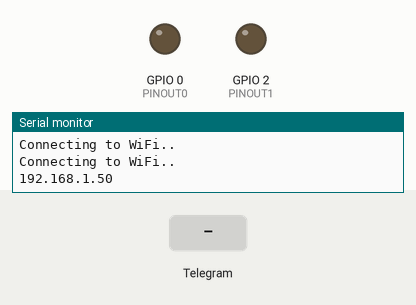
Bench run of a sketch on a simulated ESP8266 (NodeMCU). Parts: output pins drawn as LEDs (lit = HIGH), the last lines printed to the serial monitor. The test bench sets the inputs (shaded band). WiFi joins after 1.5 s; servers stay silent unless stated.

Above: at 3.2 s.
3.3 s: Telegram message "/on1" received
At 5.0 s:
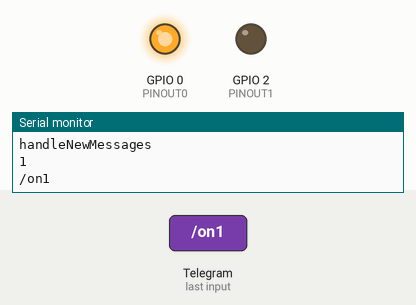
5.4 s: Telegram message "/on2" received
At 6.5 s:
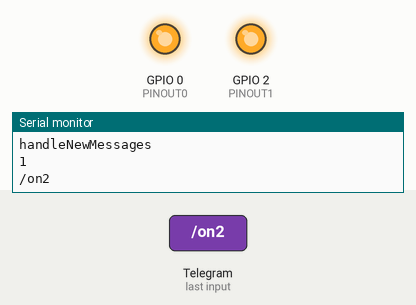
7.3 s: Telegram message "/off1" received
At 8.0 s:
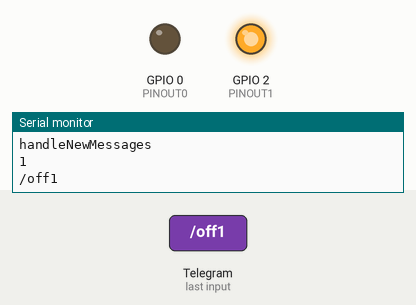
9.2 s: Telegram message "/off2" received
At 10.7 s:
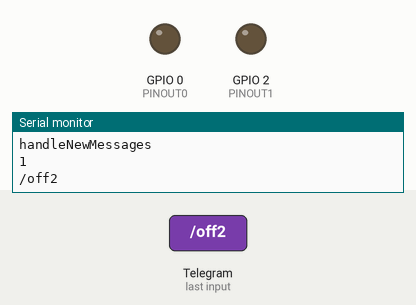
Timing chart, 0 to 12.1 s (numbered marks = the images above; inputs shaded):
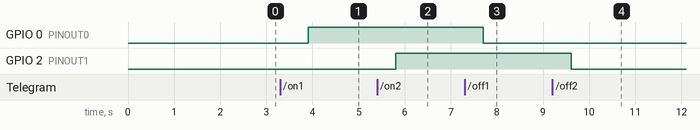

Measured:
- after the input at 3.3 s, GPIO 0 (PINOUT0): LOW → HIGH after 0.60 s
- after the input at 5.4 s, GPIO 2 (PINOUT1): LOW → HIGH after 0.41 s
- after the input at 7.3 s, GPIO 0 (PINOUT0): HIGH → LOW after 0.41 s
- after the input at 9.2 s, GPIO 2 (PINOUT1): HIGH → LOW after 0.41 s

The sketch:

telebot.ino
```cpp
/*
  Rui Santos
  Complete project details at https://RandomNerdTutorials.com/telegram-control-esp32-esp8266-nodemcu-outputs/

  Project created using Brian Lough's Universal Telegram Bot Library: https://github.com/witnessmenow/Universal-Arduino-Telegram-Bot
  Example based on the Universal Arduino Telegram Bot Library: https://github.com/witnessmenow/Universal-Arduino-Telegram-Bot/blob/master/examples/ESP8266/FlashLED/FlashLED.ino
*/

#ifdef ESP32
  #include <WiFi.h>
#else
  #include <ESP8266WiFi.h>
#endif
#include <WiFiClientSecure.h>
#include <UniversalTelegramBot.h>   // Universal Telegram Bot Library written by Brian Lough: https://github.com/witnessmenow/Universal-Arduino-Telegram-Bot
#include <ArduinoJson.h>

// Set debug
const bool DEBUG = true;

// Replace with your network credentials
const char* ssid = "aburumaisha";
const char* password = "thxtoalloh";

// Initialize Telegram BOT
#define BOTtoken "1506076448:AAGX91T49oMHYEnEXsWVY6D07Jem5hYenuk"  // your Bot Token (Get from Botfather)

// Use @myidbot to find out the chat ID of an individual or a group
// Also note that you need to click "start" on a bot before it can
// message you
#define CHAT_ID "998429121"

WiFiClientSecure client;
UniversalTelegramBot bot(BOTtoken, client);

// Checks for new messages every 1 second.
int botRequestDelay = 1000;
unsigned long lastTimeBotRan;

const int PINOUT0 = 0;
const int PINOUT1 = 2;
bool outState0 = LOW;
bool outState1 = LOW;

// Handle what happens when you receive new messages
void handleNewMessages(int numNewMessages) {

  if (DEBUG) {
    Serial.println("handleNewMessages");
    Serial.println(String(numNewMessages));
  }

  for (int i=0; i<numNewMessages; i++) {
    // Chat id of the requester
    String chat_id = String(bot.messages[i].chat_id);
    if (chat_id != CHAT_ID){
      bot.sendMessage(chat_id, "Unauthorized user", "");
      continue;
    }

    // Print the received message
    String text = bot.messages[i].text;

    if(DEBUG) {
      Serial.println(text);
    }

    String from_name = bot.messages[i].from_name;

    if (text == "/start") {
      String welcome = "Welcome, " + from_name + ".\n";
      welcome += "Use the following commands to control your outputs.\n\n";
      welcome += "/on1 to turn GPIO 0 ON \n";
      welcome += "/off1 to turn GPIO 0 OFF \n";
      welcome += "/on2 to turn GPIO 2 ON \n";
      welcome += "/off2 to turn GPIO 2 OFF \n";
      welcome += "/state to request current GPIO state \n";
      bot.sendMessage(chat_id, welcome, "");
    }

    if(text.equals("/on1")) {
      bot.sendMessage(chat_id, "PIN 0 state set to ON", "");
      digitalWrite(PINOUT0, HIGH);
      outState0 = true;
    }

    if(text.equals("/off1")){
      bot.sendMessage(chat_id, "PIN 0 state set to OFF", "");
      digitalWrite(PINOUT0, LOW);
      outState0 = false;
    }

    if (text.equals("/on2")) {
      bot.sendMessage(chat_id, "PIN 2  set to ON", "");
      digitalWrite(PINOUT1, HIGH);
      outState1 = true;
    }

    if (text.equals("/off2")) {
      bot.sendMessage(chat_id, "PIN 2 set to OFF", "");
      digitalWrite(PINOUT1, LOW);
      outState1 = false;
    }

    if (text == "/state") {
      String message = "";
      message += "PIN 0 is "+String(outState0)+" \n";
      message += "PIN 2 is "+String(outState1)+" \n";
      bot.sendMessage(chat_id, message, "");
    }
  }
}

void setup() {
  Serial.begin(115200);

  if(DEBUG) {
    Serial.println("DEVICE READY");
  }

  #ifdef ESP8266
    client.setInsecure();
  #endif

  pinMode(PINOUT0, OUTPUT);
  pinMode(PINOUT1, OUTPUT);
  digitalWrite(PINOUT0, outState0);
  digitalWrite(PINOUT1, outState1);

  // Connect to Wi-Fi
  WiFi.mode(WIFI_STA);
  WiFi.begin(ssid, password);
  while (WiFi.status() != WL_CONNECTED) {
    delay(1000);
    if(DEBUG) {
      Serial.println("Connecting to WiFi..");
    }
  }
  // Print ESP32 Local IP Address
  Serial.println(WiFi.localIP());
}

void loop() {
  if (millis() > lastTimeBotRan + botRequestDelay)  {
    int numNewMessages = bot.getUpdates(bot.last_message_received + 1);

    while(numNewMessages) {
      if(DEBUG){
        Serial.println("got response");
      }
      handleNewMessages(numNewMessages);
      numNewMessages = bot.getUpdates(bot.last_message_received + 1);
    }
    lastTimeBotRan = millis();
  }
}
```
